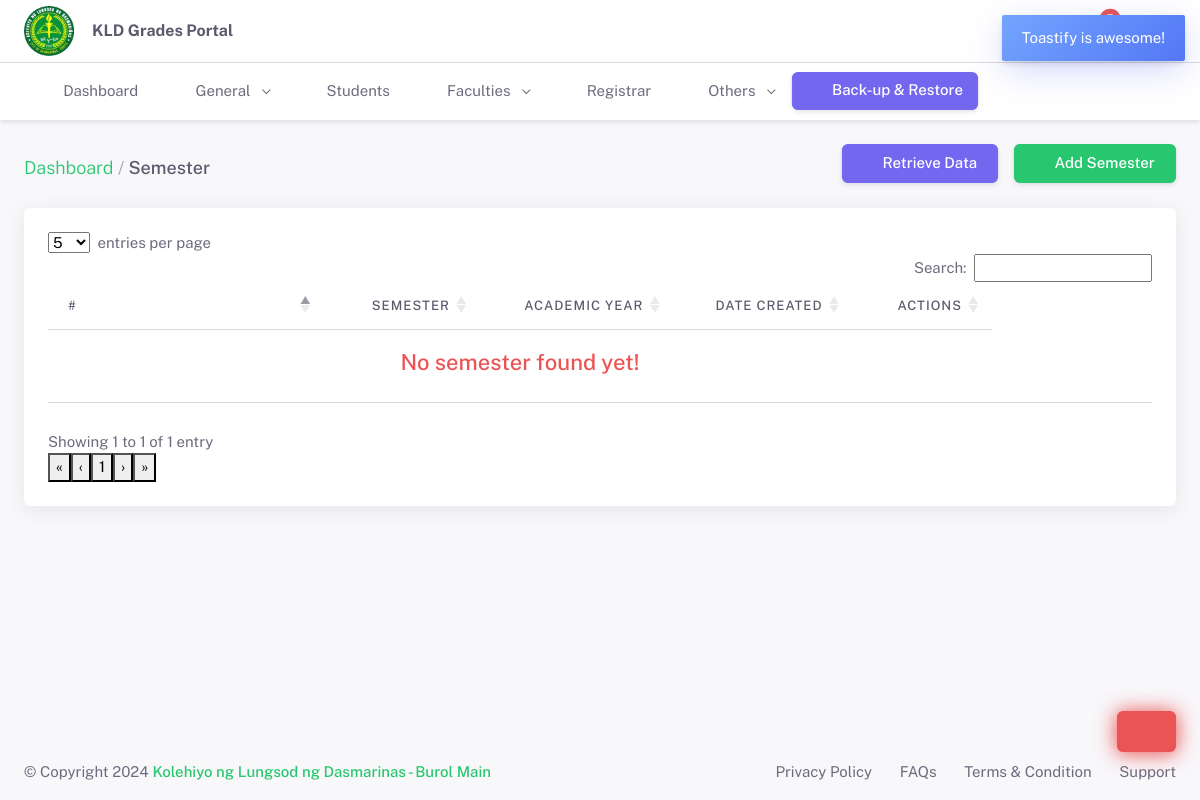
/superadmin/semester.php, run on an earlier commit of the app's database.
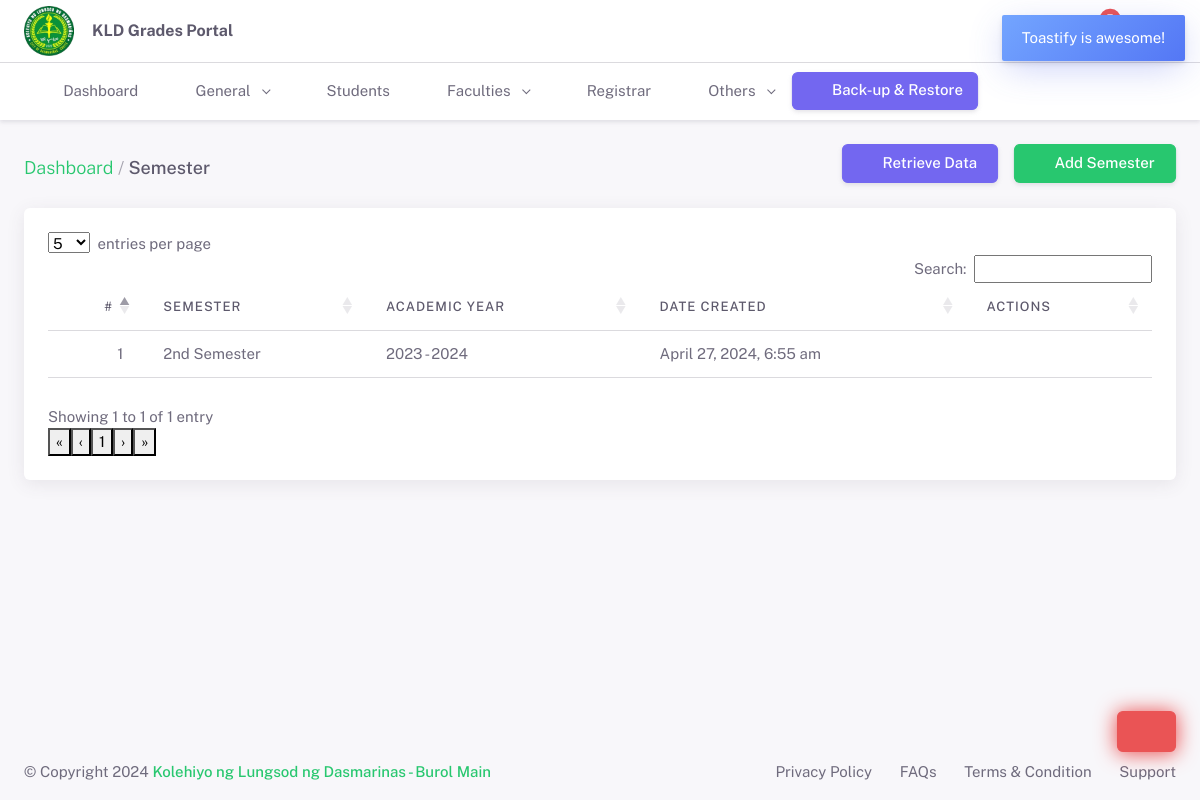
And on a later commit of the database.
### tables this page shows
CREATE TABLE `semester_tbl` (
  `semester_id` int(255) NOT NULL AUTO_INCREMENT,
  `semester_name` varchar(255) NOT NULL,
  `year` varchar(255) NOT NULL,
  `date_added` timestamp NOT NULL DEFAULT current_timestamp(),
  `is_archive` tinyint(4) NOT NULL DEFAULT 0,
  PRIMARY KEY (`semester_id`)
);

### superadmin/classes/control.class.php (called while the page is built, shortened)
<?php
include('includes/includes.php');
class Control
{
    private $view;
    public function __construct($id = null, $page = null)
    {
        $this->model = new Model();
        $data_arr = $this->model->getById($id);
        $programUnarchiveArr = $this->model->getAllProgram(0);
        $programArchiveArr = $this->model->getAllProgram(1);
        $sectionUnarchiveArr = $this->model->getAllSection(0);
        $sectionArchiveArr = $this->model->getAllSection(1);
        $subjectUnarchiveArr = $this->model->getAllSubject(0);
        $subjectArchiveArr = $this->model->getAllSubject(1);
        $studentUnarchiveArr = $this->model->getAllStudent(0);
        $studentArchiveArr = $this->model->getAllStudent(1);
        $advisorUnarchiveArr = $this->model->getAllAdvisor(0);
        $advisorArchiveArr = $this->model->getAllAdvisor(1);
        $subjecTaughtUnarchiveArr = $this->model->getAllSubjectTaught(0);
        $subjecTaughtArchiveArr = $this->model->getAllSubjectTaught(1);
        $gradingCriteriaUnarchiveArr = $this->model->getAllGradingCriteria(0);
        $gradingCriteriaArchiveArr = $this->model->getAllGradingCriteria(1);
        $assignAdviserUnarchiveArr = $this->model->getAllAssignAdviser(0);
        $assignAdviserArchiveArr = $this->model->getAllAssignAdviser(1);
        $assignSubjectTeacherUnarchiveArr = $this->model->getAllAssignSubjectTeacher(0);
        $assignSubjectTeacherArchiveArr = $this->model->getAllAssignSubjectTeacher(1);
        $semesterUnarchiveArr = $this->model->getAllSemester(0);
        $semesterArchiveArr = $this->model->getAllSemester(1);
        $program_arr = null;
        $this->view = new View(
            $data_arr,
            $page,
            $programUnarchiveArr,
            $programArchiveArr,
            $sectionUnarchiveArr,
            $sectionArchiveArr,
            $subjectUnarchiveArr,
            $subjectArchiveArr,
            $studentUnarchiveArr,
            $studentArchiveArr,
            $advisorUnarchiveArr,
            $advisorArchiveArr,
            $subjecTaughtUnarchiveArr,
            $subjecTaughtArchiveArr,
            $gradingCriteriaUnarchiveArr,
            $gradingCriteriaArchiveArr,
            $assignAdviserUnarchiveArr,
            $assignAdviserArchiveArr,
            $assignSubjectTeacherUnarchiveArr,
            $assignSubjectTeacherArchiveArr,
            $semesterUnarchiveArr,
            $semesterArchiveArr,
            $program_arr,
        );
    }
    public function semester()
    {
        $this->view->semesterContent();
    }
}

### superadmin/classes/dbconfig.class.php (called while the page is built, shortened)
<?php
class Dbconfig
{
    private $hostname = "localhost";
    private $dbusername = "root";
    private $dbpw = "";
    private $dbname = "grade_portal_db";
    public function db()
    {
        $dsn = 'mysql:host=' . $this->hostname . ';dbname=' . $this->dbname;
        try {
            $pdo = new PDO($dsn, $this->dbusername, $this->dbpw);
            $pdo->setAttribute(PDO::ATTR_DEFAULT_FETCH_MODE, PDO::FETCH_ASSOC);
            return $pdo;
        } catch (PDOException $e) {
            echo 'Connection failed: ' . $e->getMessage();
            return null;
        }
    }
}

### superadmin/classes/model.class.php (called while the page is built, shortened)
<?php
class Model extends Dbconfig
{
    protected function readSemester($condition)
    {
        $sql = "SELECT * FROM semester_tbl WHERE is_archive = ?";
        $stmt = $this->db()->prepare($sql);
        $stmt->execute([$condition]);
        $data = $stmt->fetchAll();
        return $data;
    }
    public function getAllSemester($condition)
    {
        return $this->readSemester($condition);
    }
}

### superadmin/includes/includes.php (called while the page is built, shortened)
<?php
spl_autoload_register(function ($class_name) {
    $class_map = [
        'dbconfig' => 'classes/dbconfig.class.php',
        'model' => 'classes/model.class.php',
        'view' => 'classes/view.class.php',
        'import' => 'classes/import.class.php',
        'control' => 'classes/control.class.php',
        'action' => 'classes/action.class.php',
    ];
});

### superadmin/classes/view.class.php (the view, shortened to what the rows shown need)
<?php
include('includes/includes.php');
class View
{
    private $data, $program, $archivedProgram, $section, $archivedSection, $subject, $archivedSubject, $student, $archivedStudent, $advisor, $archivedAdvisor, $filterStudent, $subjectTaught, $archivedSubjectTaught, $gradingCriteria, $archivedGradingCriteria, $assignAdviser, $archivedAssignAdviser, $assignSubjectTeacher, $archivedAssignSubjectTeacher, $semester, $archivedSemester;
    public function __construct(
        $data_arr = null,
        $page,
        $unarchiveProgram = null,
        $archivedProgram = null,
        $unarchiveSection = null,
        $archivedSection = null,
        $unarchiveSubject = null,
        $archivedSubject = null,
        $unarchiveStudent = null,
        $archivedStudent = null,
        $unarchiveAdvisor = null,
        $archivedAdvisor = null,
        $unarchiveSubjectTaught = null,
        $archivedSubjectTaught = null,
        $unarchiveGradingCriteria = null,
        $archivedGradingCriteria = null,
        $unarchivedAssignAdviser = null,
        $archivedAssignAdviser = null,
        $unarchivedAssignSubjectTeacher = null,
        $archivedAssignSubjectTeacher = null,
        $unarchivedSemester = null,
        $archivedSemester = null,
        $filterStudent = null,
    ) {
        $this->semester = $unarchivedSemester;
    }
?>
<?php
    public function semesterContent()
    {
    ?>
        <div class="layout-wrapper layout-navbar-full layout-horizontal layout-without-menu">
            <div class="layout-container">
                <div class="layout-page">
                    <div class="content-wrapper">
                        <div class="container-xxl flex-grow-1 container-p-y">
                            <div class="card">
                                <div class="card-body table-responsive">
                                    <table id="semesterDatatable" class="display compact table">
                                        <thead>
                                            <tr>
                                                <th>#</th>
                                                <th>Semester</th>
                                                <th>Academic Year</th>
                                                <th>Date Created</th>
                                                <th>actions</th>
                                            </tr>
                                        </thead>
                                        <tbody>
                                            <?php
                                            $semesters = $this->semester;
                                            if (!$semesters) {
                                            ?>
                                                <tr>
                                                    <td colspan="5">
                                                        <h4 class="text-center text-danger mt-2">No semester found yet!</h4>
                                                    </td>
                                                </tr>
                                                <?php
                                            } else {
                                                foreach ($semesters as $semester => $data) {
                                                    $dateString = $data['date_added'];
                                                    $timestamp = strtotime($dateString);
                                                    $formattedDate = date("F j, Y, g:i a", $timestamp);
                                                ?>
                                                    <tr>
                                                        <td><?= $data['semester_id'] ?></td>
                                                        <td><?= $data['semester_name'] ?></td>
                                                        <td><?= $data['year'] ?></td>
                                                        <td><?= $formattedDate ?></td>
                                                        <td>
                                                            <div class="d-inline-block text-nowrap"><button class="btn btn-sm btn-icon dropdown-toggle hide-arrow" data-bs-toggle="dropdown"><i class="ti ti-dots-vertical me-2"></i></button>
                                                            </div>
                                                        </td>
                                                    </tr>
                                            <?php
                                                }
                                            }
                                            ?>
                                        </tbody>
                                    </table>
                                </div>
                            </div>
                        </div>
                    </div>
                </div>
            </div>
        </div>
<?php
    }
}
?>

What changed in the data, as far as the page shows it:
added semester_tbl: semester_id "1", semester_name "2nd Semester", year "2023 - 2024", date_added "April 27, 2024, 6:55 am"
Also different on the page:
text no longer shown: "No semester found yet!"
